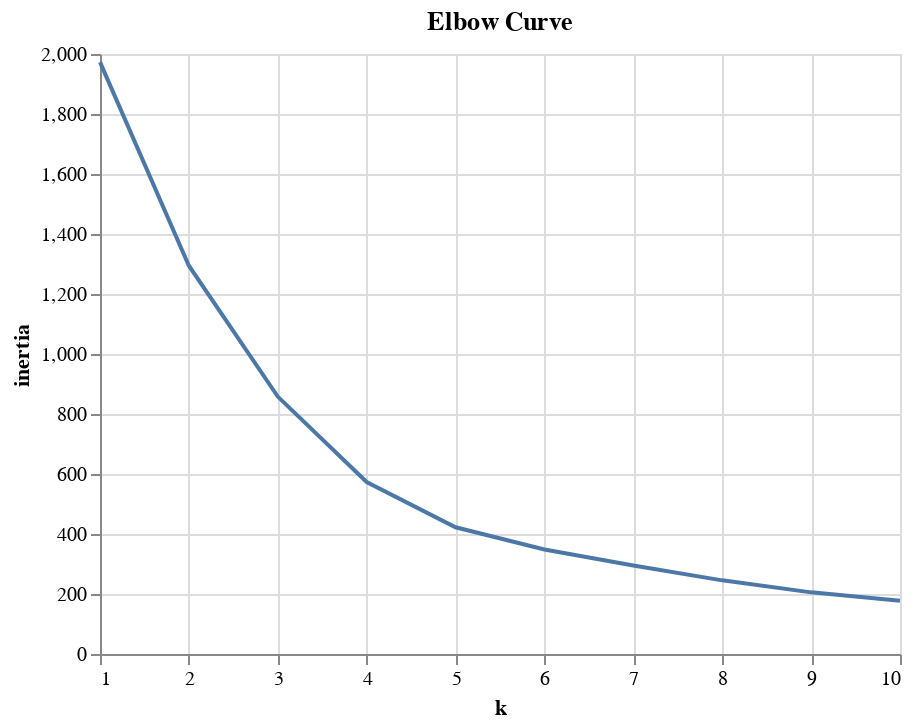

Notebook cell for this chart:
### Markdown cell above
### Clustering Crytocurrencies Using K-Means

#### Find the Best Value for `k` Using the Elbow Curve

### Code cell
# Calculate the inertia for the range of k values

inertia = []
k = list(range(1, 11))
# Create a for-loop where each value of k is evaluated using the K-means algorithm
# Fit the model using the spread_df DataFrame
# Append the value of the computed inertia from the `inertia_` attribute of the KMeans model instance
for i in k:
    k_model = KMeans(n_clusters=i, random_state=1)
    k_model.fit(crypto_df_pca)
    inertia.append(k_model.inertia_)



# Create the Elbow Curve using Altair
elbow_data = {"k": k, "inertia": inertia}

df_elbow = pd.DataFrame(elbow_data)
alt.Chart(df_elbow,title="Elbow Curve").mark_line().encode(
    x="k", 
    y="inertia" 
     
    
)

### Figure 1 — Vega-Lite specification as saved in the notebook (floating-point values rounded to 4 significant figures)
{"config": {"view": {"continuousWidth": 400, "continuousHeight": 300}}, "data": {"name": "data-34a329c214d3dd274ef1f9fd7fb71dbf"}, "mark": "line", "encoding": {"x": {"type": "quantitative", "field": "k"}, "y": {"type": "quantitative", "field": "inertia"}}, "title": "Elbow Curve", "$schema": "https://vega.github.io/schema/vega-lite/v4.8.1.json", "datasets": {"data-34a329c214d3dd274ef1f9fd7fb71dbf": [{"k": 1, "inertia": 1973.0}, {"k": 2, "inertia": 1294.0}, {"k": 3, "inertia": 858.1}, {"k": 4, "inertia": 573.2}, {"k": 5, "inertia": 422.5}, {"k": 6, "inertia": 348.5}, {"k": 7, "inertia": 295.0}, {"k": 8, "inertia": 245.5}, {"k": 9, "inertia": 205.4}, {"k": 10, "inertia": 177.5}]}}
